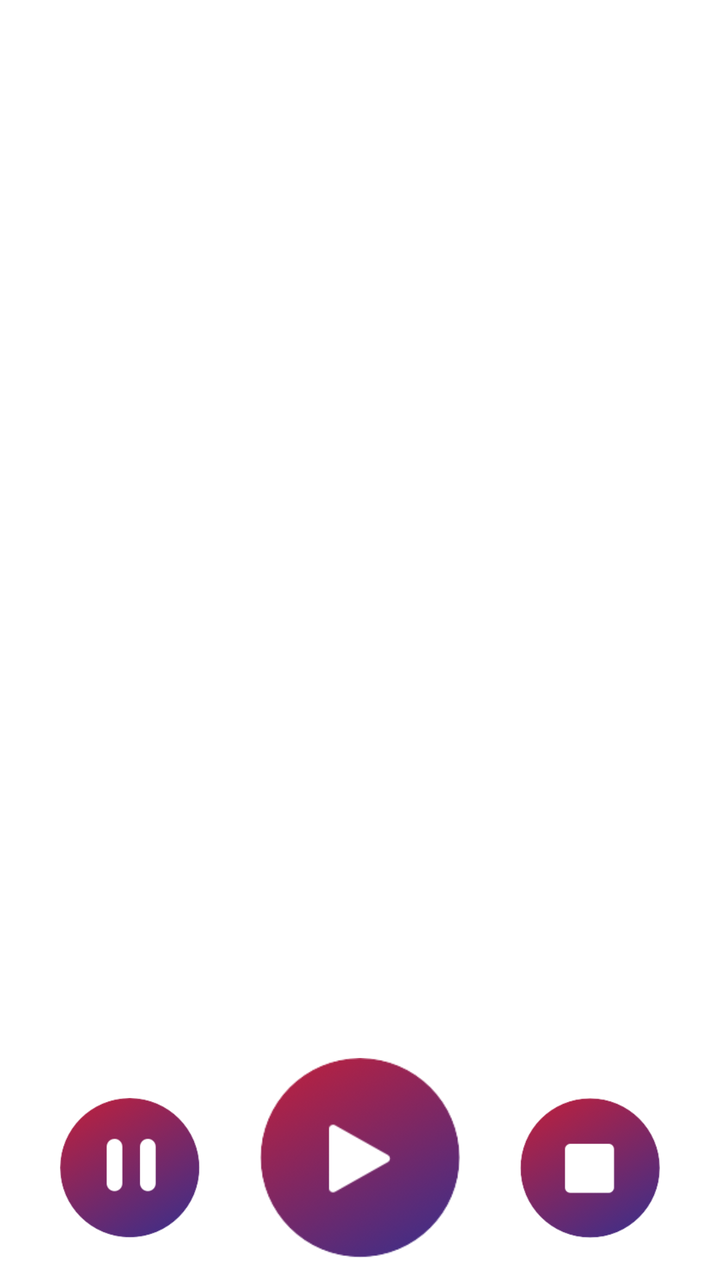
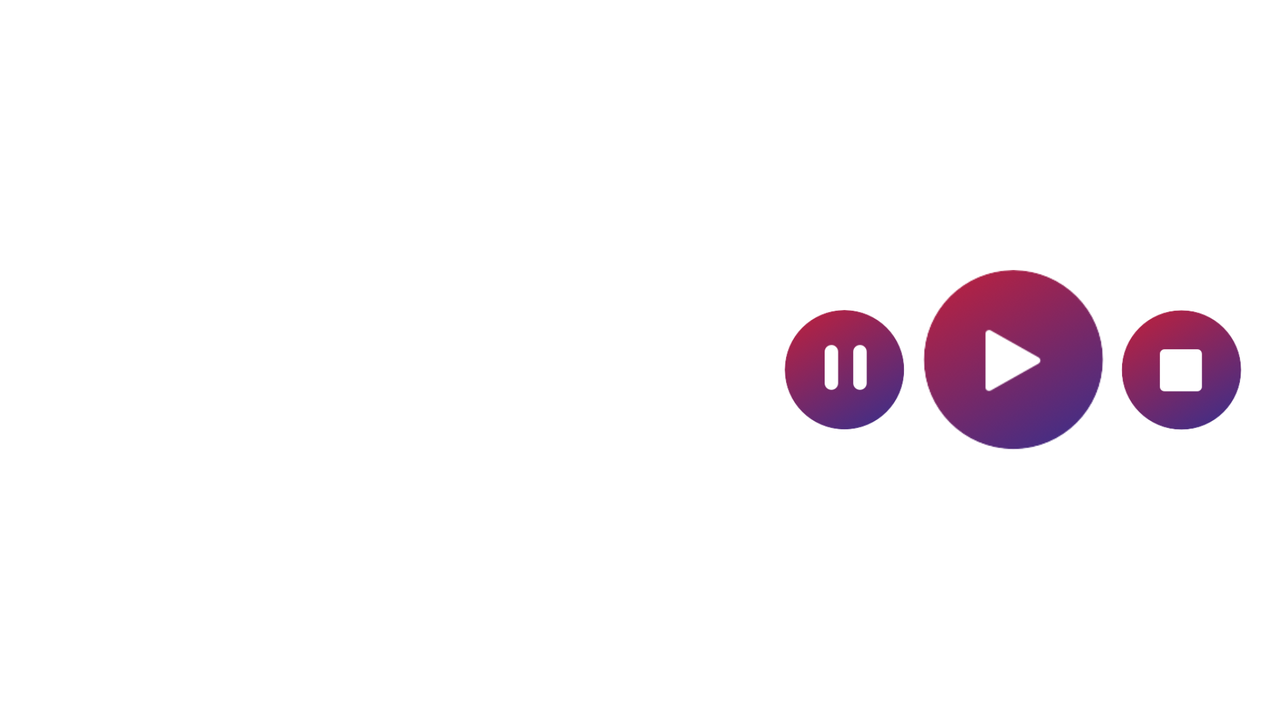

Compare how this app lays out the same screen by default and in its alternative resource folder. The renders come first, then the two layout files and the values they reference.
<!-- AndroidManifest.xml: application theme Theme.Closedandanxious -->
<!-- res/layout/track_ui.xml -->
<?xml version="1.0" encoding="utf-8"?>
<androidx.constraintlayout.widget.ConstraintLayout xmlns:android="http://schemas.android.com/apk/res/android"
    xmlns:app="http://schemas.android.com/apk/res-auto"
    xmlns:tools="http://schemas.android.com/tools"
    android:layout_width="match_parent"
    android:layout_height="match_parent">

    <TextView
        android:id="@+id/trackTitle"
        android:layout_width="wrap_content"
        android:layout_height="wrap_content"
        android:textSize="24sp"
        app:layout_constraintBottom_toTopOf="@+id/trackImage"
        app:layout_constraintEnd_toEndOf="parent"
        app:layout_constraintStart_toStartOf="parent"
        app:layout_constraintTop_toTopOf="parent" />

    

    <ImageView
        android:id="@+id/trackImage"
        android:layout_width="325dp"
        android:layout_height="301dp"
        app:layout_constraintBottom_toTopOf="@+id/guideline6"
        app:layout_constraintEnd_toEndOf="parent"
        app:layout_constraintHorizontal_bias="0.495"
        app:layout_constraintStart_toStartOf="parent"
        app:layout_constraintTop_toTopOf="parent"
        app:layout_constraintVertical_bias="0.604" />

    <ImageView
        android:id="@+id/play_button"
        android:layout_width="wrap_content"
        android:layout_height="wrap_content"
        android:adjustViewBounds="true"
        android:maxWidth="100dp"
        android:maxHeight="100dp"
        android:onClick="play"
        android:src="@drawable/play"
        app:layout_constraintBottom_toBottomOf="parent"
        app:layout_constraintEnd_toStartOf="@+id/stop_button"
        app:layout_constraintHorizontal_bias="0.5"
        app:layout_constraintStart_toEndOf="@+id/pause_button"
        app:layout_constraintTop_toTopOf="@+id/guideline6" />

    <ImageView
        android:id="@+id/stop_button"
        android:layout_width="wrap_content"
        android:layout_height="wrap_content"
        android:layout_marginTop="10dp"
        android:adjustViewBounds="true"
        android:maxWidth="80dp"
        android:maxHeight="70dp"
        android:onClick="stop"
        android:src="@drawable/stop"
        app:cornerRadius="60dp"
        app:layout_constraintBottom_toBottomOf="parent"
        app:layout_constraintEnd_toEndOf="parent"
        app:layout_constraintHorizontal_bias="0.5"
        app:layout_constraintStart_toEndOf="@+id/play_button"
        app:layout_constraintTop_toTopOf="@+id/guideline6" />

    <ImageView
        android:id="@+id/pause_button"
        android:layout_width="wrap_content"
        android:layout_height="wrap_content"
        android:layout_marginTop="10dp"
        android:adjustViewBounds="true"
        android:maxWidth="80dp"
        android:maxHeight="70dp"
        android:onClick="pause"
        android:src="@drawable/pause"
        app:cornerRadius="60dp"
        app:layout_constraintBottom_toBottomOf="parent"
        app:layout_constraintEnd_toStartOf="@+id/play_button"
        app:layout_constraintHorizontal_bias="0.5"
        app:layout_constraintStart_toStartOf="parent"
        app:layout_constraintTop_toTopOf="@+id/guideline6" />

    <androidx.constraintlayout.widget.Guideline
        android:id="@+id/guideline6"
        android:layout_width="wrap_content"
        android:layout_height="wrap_content"
        android:orientation="horizontal"
        app:layout_constraintGuide_begin="518dp" />

</androidx.constraintlayout.widget.ConstraintLayout>
<!-- resources referenced by this layout -->
<resources>
  <!-- drawable pause: png bitmap (drawable, 27824 bytes) -->
  <!-- drawable play: png bitmap (drawable, 28107 bytes) -->
  <!-- drawable stop: png bitmap (drawable, 25600 bytes) -->
  <style name="Theme.Closedandanxious" parent="Theme.MaterialComponents.DayNight.DarkActionBar">
          
          <item name="colorPrimary">@color/purple_500</item>
          <item name="colorPrimaryVariant">@color/purple_700</item>
          <item name="colorOnPrimary">@color/white</item>
          
          <item name="colorSecondary">@color/teal_200</item>
          <item name="colorSecondaryVariant">@color/teal_700</item>
          <item name="colorOnSecondary">@color/black</item>
          
          <item name="android:statusBarColor" tools:targetApi="l">?attr/colorPrimaryVariant</item>
          
      </style>
  <color name="purple_500">#AA60C1</color>
  <color name="purple_700">#663974</color>
  <color name="white">#FFFFFFFF</color>
  <color name="black">#FF000000</color>
</resources>
<!-- res/layout-land/track_ui.xml (the repository's variant of the layout above) -->
<!-- drawn on the phone turned sideways -->
<?xml version="1.0" encoding="utf-8"?>
<androidx.constraintlayout.widget.ConstraintLayout xmlns:android="http://schemas.android.com/apk/res/android"
    xmlns:app="http://schemas.android.com/apk/res-auto"
    xmlns:tools="http://schemas.android.com/tools"
    android:layout_width="match_parent"
    android:layout_height="match_parent">

    

    <TextView
        android:id="@+id/trackTitle"
        android:layout_width="wrap_content"
        android:layout_height="wrap_content"
        android:layout_marginBottom="10dp"
        android:textSize="18sp"
        app:layout_constraintBottom_toTopOf="@+id/trackImage"
        app:layout_constraintEnd_toStartOf="@+id/guideline4"
        app:layout_constraintStart_toStartOf="parent"
        app:layout_constraintTop_toTopOf="parent"
        app:layout_constraintVertical_bias="1.0" />

    <ImageView
        android:id="@+id/trackImage"
        android:layout_width="200dp"
        android:layout_height="200dp"
        app:layout_constraintBottom_toBottomOf="parent"
        app:layout_constraintEnd_toStartOf="@+id/guideline4"
        app:layout_constraintHorizontal_bias="0.495"
        app:layout_constraintStart_toStartOf="parent"
        app:layout_constraintTop_toTopOf="parent"
        app:layout_constraintVertical_bias="0.636" />

    <ImageView
        android:id="@+id/play_button"
        android:layout_width="wrap_content"
        android:layout_height="wrap_content"
        android:adjustViewBounds="true"
        android:maxWidth="90dp"
        android:maxHeight="90dp"
        android:onClick="play"
        android:src="@drawable/play"
        app:layout_constraintBottom_toBottomOf="parent"
        app:layout_constraintEnd_toStartOf="@+id/stop_button"
        app:layout_constraintHorizontal_bias="0.5"
        app:layout_constraintStart_toEndOf="@+id/pause_button"
        app:layout_constraintTop_toTopOf="parent" />

    <ImageView
        android:id="@+id/stop_button"
        android:layout_width="wrap_content"
        android:layout_height="wrap_content"
        android:layout_marginTop="10dp"
        android:layout_marginEnd="10dp"
        android:adjustViewBounds="true"
        android:maxWidth="70dp"
        android:maxHeight="60dp"
        android:onClick="stop"
        android:src="@drawable/stop"
        app:cornerRadius="60dp"
        app:layout_constraintBottom_toBottomOf="parent"
        app:layout_constraintEnd_toEndOf="parent"
        app:layout_constraintStart_toEndOf="@+id/play_button"
        app:layout_constraintTop_toTopOf="parent" />

    <ImageView
        android:id="@+id/pause_button"
        android:layout_width="wrap_content"
        android:layout_height="wrap_content"
        android:layout_marginStart="10dp"
        android:layout_marginTop="10dp"
        android:adjustViewBounds="true"
        android:maxWidth="70dp"
        android:maxHeight="60dp"
        android:onClick="pause"
        android:src="@drawable/pause"
        app:cornerRadius="60dp"
        app:layout_constraintBottom_toBottomOf="parent"
        app:layout_constraintEnd_toStartOf="@+id/play_button"
        app:layout_constraintHorizontal_bias="0.5"
        app:layout_constraintStart_toEndOf="@+id/trackImage"
        app:layout_constraintStart_toStartOf="@+id/guideline4"
        app:layout_constraintTop_toTopOf="parent" />

    <androidx.constraintlayout.widget.Guideline
        android:id="@+id/guideline6"
        android:layout_width="wrap_content"
        android:layout_height="wrap_content"
        android:orientation="horizontal"
        app:layout_constraintGuide_begin="518dp" />

    <androidx.constraintlayout.widget.Guideline
        android:id="@+id/guideline4"
        android:layout_width="wrap_content"
        android:layout_height="wrap_content"
        android:orientation="vertical"
        app:layout_constraintGuide_begin="373dp" />

</androidx.constraintlayout.widget.ConstraintLayout>
